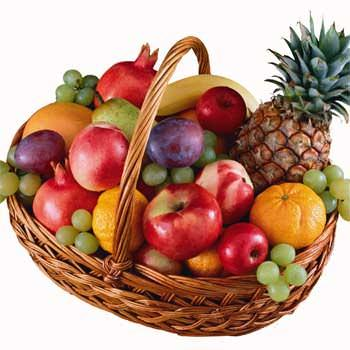
#> input picture 5210411135/image/fruit.jpg, 350 x 350 px, found by its file name
$ python operasi-negatif.py
#> lines starting #> are read from the running program, lines starting #| are printed output that depends on the picture
import cv2
import numpy as np

# membaca gambar
img = cv2.imread("D:/Citra Digital Praktik/5210411135/image/fruit.jpg")
#> img is the input picture: shape (350, 350, 3); mean B, G, R 125.1, 143.7, 185.9
newImg = np.zeros((len(img), len(img[0]), len(img[0][0]))).astype(np.uint8)
#> newImg: shape (350, 350, 3); every value is 0

for i in range(len(newImg)):
    for j in range(len(newImg[0])):
        newImg[i, j] = 255 - img[i, j]
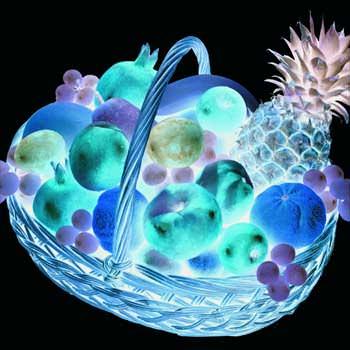
#> newImg: shape (350, 350, 3); mean B, G, R 129.9, 111.3, 69.1

cv2.imshow("original", img)
cv2.imshow("negatif", newImg)

cv2.waitKey()

$ run again, with 5210411135/image/minusbucket.jpg copied over 5210411135/image/fruit.jpg
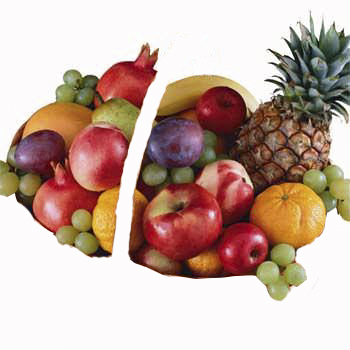
#> input picture 5210411135/image/minusbucket.jpg, 350 x 350 px, found by its file name
#> img is the input picture: shape (350, 350, 3); mean B, G, R 161.3, 172.3, 196.9
#> after the loop `for i in range(len(newImg)):`:
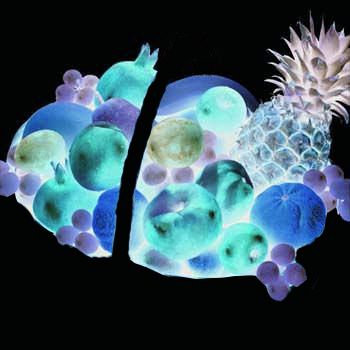
#> newImg: shape (350, 350, 3); mean B, G, R 93.7, 82.7, 58.1
